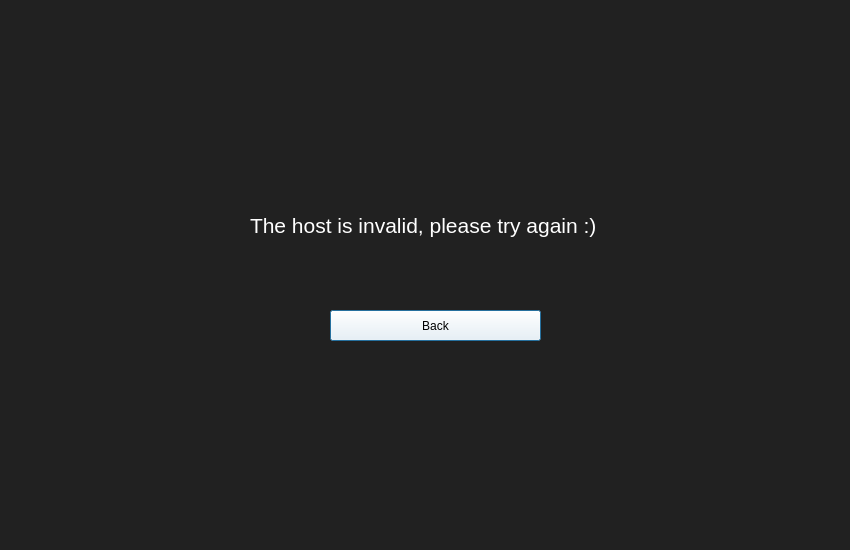
<?xml version="1.0" encoding="UTF-8"?>
<ui version="4.0">
 <class>Dialog</class>
 <widget class="QDialog" name="Dialog">
  <property name="geometry">
   <rect>
    <x>0</x>
    <y>0</y>
    <width>850</width>
    <height>550</height>
   </rect>
  </property>
  <property name="palette">
   <palette>
    <active>
     <colorrole role="Button">
      <brush brushstyle="SolidPattern">
       <color alpha="255">
        <red>33</red>
        <green>33</green>
        <blue>33</blue>
       </color>
      </brush>
     </colorrole>
     <colorrole role="Text">
      <brush brushstyle="SolidPattern">
       <color alpha="255">
        <red>255</red>
        <green>255</green>
        <blue>255</blue>
       </color>
      </brush>
     </colorrole>
     <colorrole role="Base">
      <brush brushstyle="SolidPattern">
       <color alpha="255">
        <red>33</red>
        <green>33</green>
        <blue>33</blue>
       </color>
      </brush>
     </colorrole>
     <colorrole role="Window">
      <brush brushstyle="SolidPattern">
       <color alpha="255">
        <red>33</red>
        <green>33</green>
        <blue>33</blue>
       </color>
      </brush>
     </colorrole>
    </active>
    <inactive>
     <colorrole role="Button">
      <brush brushstyle="SolidPattern">
       <color alpha="255">
        <red>33</red>
        <green>33</green>
        <blue>33</blue>
       </color>
      </brush>
     </colorrole>
     <colorrole role="Text">
      <brush brushstyle="SolidPattern">
       <color alpha="255">
        <red>255</red>
        <green>255</green>
        <blue>255</blue>
       </color>
      </brush>
     </colorrole>
     <colorrole role="Base">
      <brush brushstyle="SolidPattern">
       <color alpha="255">
        <red>33</red>
        <green>33</green>
        <blue>33</blue>
       </color>
      </brush>
     </colorrole>
     <colorrole role="Window">
      <brush brushstyle="SolidPattern">
       <color alpha="255">
        <red>33</red>
        <green>33</green>
        <blue>33</blue>
       </color>
      </brush>
     </colorrole>
    </inactive>
    <disabled>
     <colorrole role="Button">
      <brush brushstyle="SolidPattern">
       <color alpha="255">
        <red>33</red>
        <green>33</green>
        <blue>33</blue>
       </color>
      </brush>
     </colorrole>
     <colorrole role="Text">
      <brush brushstyle="SolidPattern">
       <color alpha="255">
        <red>120</red>
        <green>120</green>
        <blue>120</blue>
       </color>
      </brush>
     </colorrole>
     <colorrole role="Base">
      <brush brushstyle="SolidPattern">
       <color alpha="255">
        <red>33</red>
        <green>33</green>
        <blue>33</blue>
       </color>
      </brush>
     </colorrole>
     <colorrole role="Window">
      <brush brushstyle="SolidPattern">
       <color alpha="255">
        <red>33</red>
        <green>33</green>
        <blue>33</blue>
       </color>
      </brush>
     </colorrole>
    </disabled>
   </palette>
  </property>
  <property name="windowTitle">
   <string>Dialog</string>
  </property>
  <property name="styleSheet">
   <string notr="true">background-color: rgb(33, 33, 33)</string>
  </property>
  <widget class="QPushButton" name="backButton">
   <property name="geometry">
    <rect>
     <x>330</x>
     <y>310</y>
     <width>211</width>
     <height>31</height>
    </rect>
   </property>
   <property name="styleSheet">
    <string notr="true">background-color:rgb(255, 255, 255);
font: 14pt &quot;MS Shell Dlg 2&quot;</string>
   </property>
   <property name="text">
    <string>Back</string>
   </property>
  </widget>
  <widget class="QLabel" name="errorMessage">
   <property name="geometry">
    <rect>
     <x>250</x>
     <y>160</y>
     <width>421</width>
     <height>131</height>
    </rect>
   </property>
   <property name="palette">
    <palette>
     <active>
      <colorrole role="WindowText">
       <brush brushstyle="SolidPattern">
        <color alpha="255">
         <red>255</red>
         <green>255</green>
         <blue>255</blue>
        </color>
       </brush>
      </colorrole>
      <colorrole role="Button">
       <brush brushstyle="SolidPattern">
        <color alpha="255">
         <red>33</red>
         <green>33</green>
         <blue>33</blue>
        </color>
       </brush>
      </colorrole>
      <colorrole role="Text">
       <brush brushstyle="SolidPattern">
        <color alpha="255">
         <red>255</red>
         <green>255</green>
         <blue>255</blue>
        </color>
       </brush>
      </colorrole>
      <colorrole role="ButtonText">
       <brush brushstyle="SolidPattern">
        <color alpha="255">
         <red>255</red>
         <green>255</green>
         <blue>255</blue>
        </color>
       </brush>
      </colorrole>
      <colorrole role="Base">
       <brush brushstyle="SolidPattern">
        <color alpha="255">
         <red>33</red>
         <green>33</green>
         <blue>33</blue>
        </color>
       </brush>
      </colorrole>
      <colorrole role="Window">
       <brush brushstyle="SolidPattern">
        <color alpha="255">
         <red>33</red>
         <green>33</green>
         <blue>33</blue>
        </color>
       </brush>
      </colorrole>
     </active>
     <inactive>
      <colorrole role="WindowText">
       <brush brushstyle="SolidPattern">
        <color alpha="255">
         <red>255</red>
         <green>255</green>
         <blue>255</blue>
        </color>
       </brush>
      </colorrole>
      <colorrole role="Button">
       <brush brushstyle="SolidPattern">
        <color alpha="255">
         <red>33</red>
         <green>33</green>
         <blue>33</blue>
        </color>
       </brush>
      </colorrole>
      <colorrole role="Text">
       <brush brushstyle="SolidPattern">
        <color alpha="255">
         <red>255</red>
         <green>255</green>
         <blue>255</blue>
        </color>
       </brush>
      </colorrole>
      <colorrole role="ButtonText">
       <brush brushstyle="SolidPattern">
        <color alpha="255">
         <red>255</red>
         <green>255</green>
         <blue>255</blue>
        </color>
       </brush>
      </colorrole>
      <colorrole role="Base">
       <brush brushstyle="SolidPattern">
        <color alpha="255">
         <red>33</red>
         <green>33</green>
         <blue>33</blue>
        </color>
       </brush>
      </colorrole>
      <colorrole role="Window">
       <brush brushstyle="SolidPattern">
        <color alpha="255">
         <red>33</red>
         <green>33</green>
         <blue>33</blue>
        </color>
       </brush>
      </colorrole>
     </inactive>
     <disabled>
      <colorrole role="WindowText">
       <brush brushstyle="SolidPattern">
        <color alpha="255">
         <red>255</red>
         <green>255</green>
         <blue>255</blue>
        </color>
       </brush>
      </colorrole>
      <colorrole role="Button">
       <brush brushstyle="SolidPattern">
        <color alpha="255">
         <red>33</red>
         <green>33</green>
         <blue>33</blue>
        </color>
       </brush>
      </colorrole>
      <colorrole role="Text">
       <brush brushstyle="SolidPattern">
        <color alpha="255">
         <red>255</red>
         <green>255</green>
         <blue>255</blue>
        </color>
       </brush>
      </colorrole>
      <colorrole role="ButtonText">
       <brush brushstyle="SolidPattern">
        <color alpha="255">
         <red>255</red>
         <green>255</green>
         <blue>255</blue>
        </color>
       </brush>
      </colorrole>
      <colorrole role="Base">
       <brush brushstyle="SolidPattern">
        <color alpha="255">
         <red>33</red>
         <green>33</green>
         <blue>33</blue>
        </color>
       </brush>
      </colorrole>
      <colorrole role="Window">
       <brush brushstyle="SolidPattern">
        <color alpha="255">
         <red>33</red>
         <green>33</green>
         <blue>33</blue>
        </color>
       </brush>
      </colorrole>
     </disabled>
    </palette>
   </property>
   <property name="font">
    <font>
     <pointsize>16</pointsize>
    </font>
   </property>
   <property name="styleSheet">
    <string notr="true">font: 16pt &quot;MS Shell Dlg 2&quot;; color:rgb(255, 255, 255)</string>
   </property>
   <property name="text">
    <string>The host is invalid, please try again :)</string>
   </property>
  </widget>
 </widget>
 <resources/>
 <connections/>
</ui>
